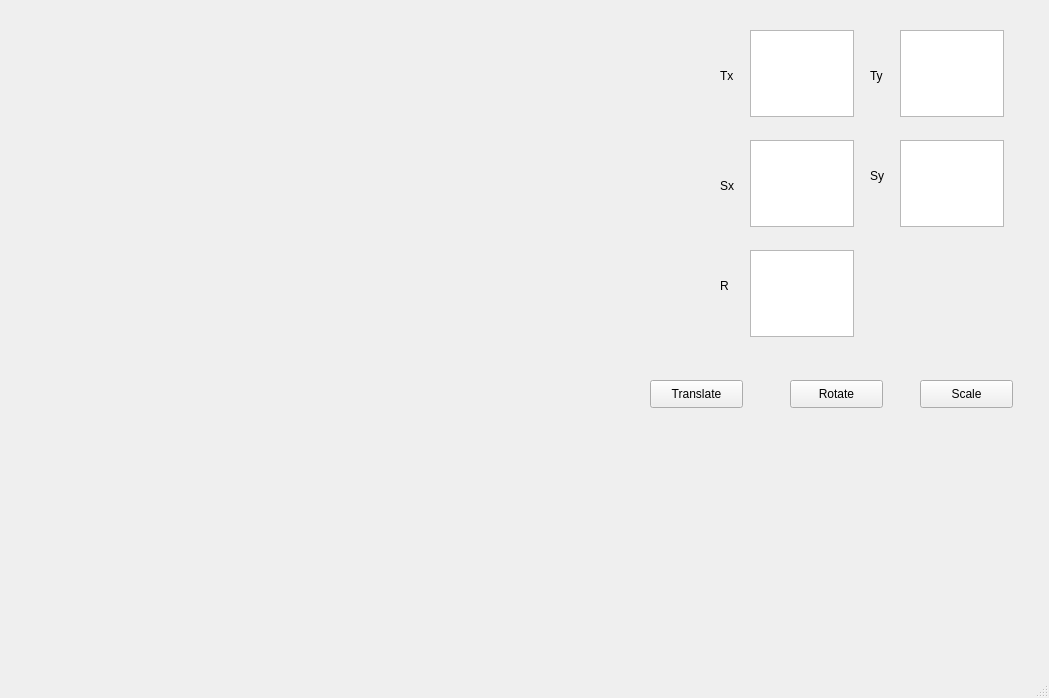
<?xml version="1.0" encoding="UTF-8"?>
<ui version="4.0">
 <class>MainWindow</class>
 <widget class="QMainWindow" name="MainWindow">
  <property name="geometry">
   <rect>
    <x>0</x>
    <y>0</y>
    <width>1049</width>
    <height>698</height>
   </rect>
  </property>
  <property name="windowTitle">
   <string>MainWindow</string>
  </property>
  <widget class="QWidget" name="centralwidget">
   <widget class="QLabel" name="label">
    <property name="geometry">
     <rect>
      <x>0</x>
      <y>0</y>
      <width>620</width>
      <height>631</height>
     </rect>
    </property>
    <property name="text">
     <string/>
    </property>
   </widget>
   <widget class="QTextEdit" name="textEdit">
    <property name="geometry">
     <rect>
      <x>750</x>
      <y>30</y>
      <width>104</width>
      <height>87</height>
     </rect>
    </property>
   </widget>
   <widget class="QTextEdit" name="textEdit_2">
    <property name="geometry">
     <rect>
      <x>900</x>
      <y>30</y>
      <width>104</width>
      <height>87</height>
     </rect>
    </property>
   </widget>
   <widget class="QTextEdit" name="textEdit_3">
    <property name="geometry">
     <rect>
      <x>750</x>
      <y>140</y>
      <width>104</width>
      <height>87</height>
     </rect>
    </property>
   </widget>
   <widget class="QTextEdit" name="textEdit_4">
    <property name="geometry">
     <rect>
      <x>900</x>
      <y>140</y>
      <width>104</width>
      <height>87</height>
     </rect>
    </property>
   </widget>
   <widget class="QTextEdit" name="textEdit_5">
    <property name="geometry">
     <rect>
      <x>750</x>
      <y>250</y>
      <width>104</width>
      <height>87</height>
     </rect>
    </property>
   </widget>
   <widget class="QLabel" name="label_2">
    <property name="geometry">
     <rect>
      <x>720</x>
      <y>60</y>
      <width>21</width>
      <height>31</height>
     </rect>
    </property>
    <property name="text">
     <string>Tx</string>
    </property>
   </widget>
   <widget class="QLabel" name="label_3">
    <property name="geometry">
     <rect>
      <x>870</x>
      <y>60</y>
      <width>21</width>
      <height>31</height>
     </rect>
    </property>
    <property name="text">
     <string>Ty</string>
    </property>
   </widget>
   <widget class="QLabel" name="label_4">
    <property name="geometry">
     <rect>
      <x>720</x>
      <y>170</y>
      <width>21</width>
      <height>31</height>
     </rect>
    </property>
    <property name="text">
     <string>Sx</string>
    </property>
   </widget>
   <widget class="QLabel" name="label_5">
    <property name="geometry">
     <rect>
      <x>870</x>
      <y>160</y>
      <width>21</width>
      <height>31</height>
     </rect>
    </property>
    <property name="text">
     <string>Sy</string>
    </property>
   </widget>
   <widget class="QLabel" name="label_6">
    <property name="geometry">
     <rect>
      <x>720</x>
      <y>270</y>
      <width>21</width>
      <height>31</height>
     </rect>
    </property>
    <property name="text">
     <string>R</string>
    </property>
   </widget>
   <widget class="QPushButton" name="pushButton">
    <property name="geometry">
     <rect>
      <x>650</x>
      <y>380</y>
      <width>93</width>
      <height>28</height>
     </rect>
    </property>
    <property name="text">
     <string>Translate</string>
    </property>
   </widget>
   <widget class="QPushButton" name="pushButton_2">
    <property name="geometry">
     <rect>
      <x>790</x>
      <y>380</y>
      <width>93</width>
      <height>28</height>
     </rect>
    </property>
    <property name="text">
     <string>Rotate</string>
    </property>
   </widget>
   <widget class="QPushButton" name="pushButton_3">
    <property name="geometry">
     <rect>
      <x>920</x>
      <y>380</y>
      <width>93</width>
      <height>28</height>
     </rect>
    </property>
    <property name="text">
     <string>Scale</string>
    </property>
   </widget>
  </widget>
  <widget class="QMenuBar" name="menubar">
   <property name="geometry">
    <rect>
     <x>0</x>
     <y>0</y>
     <width>1049</width>
     <height>26</height>
    </rect>
   </property>
  </widget>
  <widget class="QStatusBar" name="statusbar"/>
 </widget>
 <resources/>
 <connections/>
</ui>
